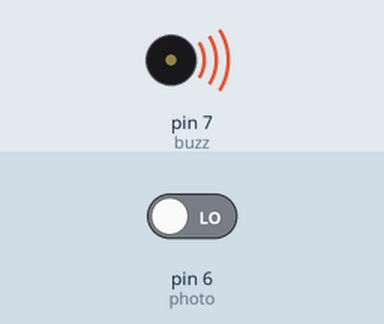
Recording of a sketch running on a simulated Arduino Uno, built with avr-gcc and run on an emulated ATmega328P. Shown: buzzer (waves = sounding). The inputs (shaded band) are chosen by the test bench; at power-on: pin 6 (photo) LOW.

Above: at 0.1 s.
Timing chart, 0 to 1.6 s (numbered marks = the images above):
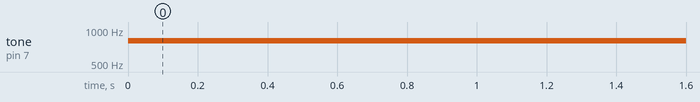

The sketch:

Photobuzz.ino
```cpp
const int photo =6;//the photo pin
int sensorValue = 0;
const int buzz=7;
void setup () {
  pinMode (buzz, OUTPUT);
}
void loop() {
  // put your main code here, to run repeatedly:
sensorValue = digitalRead(photo);
Serial.println(sensorValue);
if (sensorValue = 1){
  tone(buzz, 800);}
else {
  tone(buzz, 5000);}
}
```

Measured:
- by itself, tone on pin 7 (buzz): silent → 800 Hz at 0.00 s
